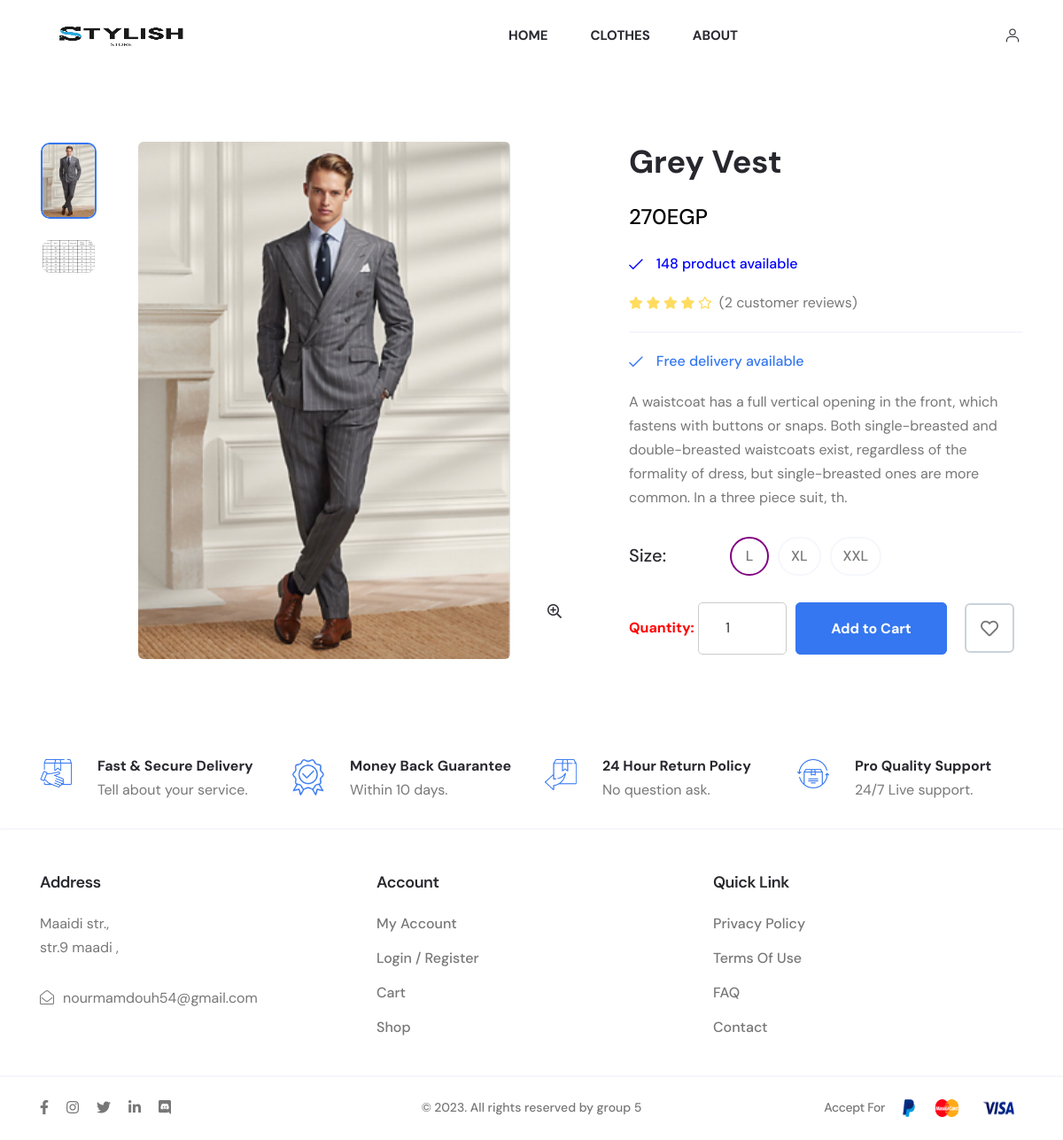
/web_user/fashionApp.php?act=detail_product&id=90, run on the app's committed database.
### tables this page shows
CREATE TABLE `tbl_product` (
  `id_product` int(6) NOT NULL,
  `product_name` varchar(255) NOT NULL,
  `quantity` int(11) NOT NULL DEFAULT 0,
  `product_img` varchar(50) NOT NULL,
  `product_prices` int(10) NOT NULL DEFAULT 0,
  `catalog_id` int(4) NOT NULL,
  `employee_entry` int(11) NOT NULL,
  `entry_date` date NOT NULL DEFAULT current_timestamp(),
  `sup_id` int(11) NOT NULL,
  `view` tinyint(4) NOT NULL DEFAULT 0,
  `special` tinyint(4) NOT NULL DEFAULT 0,
  `old_prices` int(11) NOT NULL DEFAULT 0,
  `description` varchar(255) NOT NULL,
  `size` varchar(5) NOT NULL DEFAULT 'L'
);

### model_user/productdb_user.php (called while the page is built, shortened)
<?php
function get_detail_product($id){
    $conn=connectdb();
    $stmt = $conn->prepare("SELECT * FROM tbl_product Where id_product =".$id);
    $stmt->execute();
    $kq=$stmt->fetchAll();
    return $kq;
}
?>

### web_user/detail_product.php (the view, shortened to what this page needs)
  <?php
    $i = 0;
    echo '
        <div class="axil-single-product-area axil-section-gap pb--0 bg-color-white">
            <div class="single-product-thumb mb--40">
                <div class="container">
                    <div class="row">
                        <div class="col-lg-7 mb--40">
                            <div class="row">
                                <div class="col-lg-10 order-lg-2">
                                    <div class="single-product-thumbnail-wrap zoom-gallery">
                                        <div class="single-product-thumbnail product-large-thumbnail-3 axil-product">
                                            <div class="thumbnail">
                                                <a href="../uploads/'.$detail_product[0]["product_img"].'" class="popup-zoom">
                                                    <img class="custom_img_detail" src="../uploads/'.$detail_product[0]["product_img"].'" alt="Product Images">
                                                </a>
                                            </div>
                                        </div>
                                        <div class="product-quick-view position-view">
                                            <a href="../uploads/'.$detail_product[0]["product_img"].'" class="popup-zoom">
                                                <i class="far fa-search-plus"></i>
                                            </a>
                                        </div>
                                    </div>
                                </div>
                                <div class="col-lg-2 order-lg-1">
                                    <div class="product-small-thumb-3 small-thumb-wrapper">
                                        <div class="small-thumb-img">
                                            <img src="../uploads/'.$detail_product[0]["product_img"].'" alt="thumb image">
                                        </div>
                                        <div class="small-thumb-img">
                                            <img src="../uploads/size.png" alt="thumb image">
                                        </div>
                                    </div>
                                </div>
                            </div>
                        </div>
                        <div class="col-lg-5 mb--40">
                            <div class="single-product-content">
                                <div class="inner">
                                    <h2 class="product-title">'.$detail_product[0]["product_name"].'</h2>
                                    <span class="price-amount">'.number_format($detail_product[0]["product_prices"]).'EGP</span>';
                                    if ($detail_product[0]["quantity"] == 0) {
                                        echo '
                                            <ul class="product-meta">
                                                <li style="color: red;"><i class="fal fa-times"></i>Run out of stock</li>
                                                <li style="color: red;"><i class="fal fa-times"></i>'.$detail_product[0]["quantity"].' product available</li>
                                            </ul>
                                        ';
                                    } else {
                                        echo '
                                            <ul class="product-meta">
                                                <li style="color: Blue;"><i class="fal fa-check"></i>'.$detail_product[0]["quantity"].' product available</li>
                                            </ul>
                                        ';
                                    }
                                    echo '
                                    <div class="product-rating">
                                        <div class="star-rating">
                                            <i class="fas fa-star"></i>
                                            <i class="fas fa-star"></i>
                                            <i class="fas fa-star"></i>
                                            <i class="fas fa-star"></i>
                                            <i class="far fa-star"></i>
                                        </div>
                                        <div class="review-link">
                                            <a href="#">(<span>2</span> customer reviews)</a>
                                        </div>
                                    </div>
                                    <ul class="product-meta">
                                        <li><i class="fal fa-check"></i>Free delivery available</li>
                                    </ul>
                                    <p class="description">'.$detail_product[0]["description"].'.</p>
                                    <div class="product-variations-wrapper">
                                        <div class="product-variation product-size-variation">
                                            <h6 class="title">Size:</h6>
                                            <ul class="range-variant">
                                                <li onclick="highlightSize(this)" class="active">'.$detail_product[0]["size"].'</li>
                                                <li onclick="highlightSize(this)">XL</li>
                                                <li onclick="highlightSize(this)">XXL</li>
                                            </ul>
                                        </div>
                                    </div>';
                                    echo '
                                    <div class="product-action-wrapper d-flex-center">
                                        <form id="slider_product_'.$i.'" action="fashionApp.php?act=add_cart" method="POST">
                                            <input type="hidden" value="'.$detail_product[0]["product_img"].'" name="img">
                                            <input type="hidden" value="'.$detail_product[0]["product_name"].'" name="name">
                                            <input type="hidden" value="'.$detail_product[0]["product_prices"].'" name="price">
                                            <input type="hidden" value="'.$detail_product[0]["id_product"].'" name="id">
                                            <input type="hidden" value="'.$detail_product[0]["size"].'" name="size">
                                            <label style="color: red; font-weight: bold;">Quantity:</label>
                                            <input style="height: 59.2px; border: 1px solid #ccc; border-radius: 5px; font-size: 16px; color: #333;
                                            width: 100px;" type="number" name="quantity" value="1"  min="1" max="'.$detail_product[0]["quantity"].'" placeholder="quantity"  oninput="limitInput(this)">
                                        </form>
                                        <ul class="product-action d-flex-center mb--0">';
                                            if ($detail_product[0]["quantity"] != 0) {
                                                echo '
                                                    <li class="add-to-cart"><a href="fashionApp.php?act=home" onclick="submitForm('.$i.')" class="axil-btn btn-bg-primary">Add to Cart</a></li>
                                                    <li class="wishlist"><a href="#" class="axil-btn wishlist-btn"><i class="far fa-heart"></i></a></li>
                                                ';
                                            } else {
                                                echo '
                                                <li class="add-to-cart" ><a style="background-color: grey; color: white;"href="#" class="axil-btn" >Out of stock</a></li>
                                                <li class="wishlist"><a href="#" class="axil-btn wishlist-btn"><i class="far fa-heart"></i></a></li>
                                                ';
                                            }
                                    echo '
                                        </ul>
                                    </div>
                                </div>
                            </div>
                        </div>
                    </div>
                </div>
            </div>
        </div>
    ';
?>

### web_user/detail_product.php (style rules this page uses)
.active { background-color: green; }

### data on the page
tbl_product: product_img (picture), product_name "Grey Vest", product_prices "270", quantity "148", description "A waistcoat has a full vertical opening in the front, which fastens with buttons or snaps. Both single-breasted and double-breasted waistcoats exist, regardless of the formality of dress, but single-breasted ones are more common. In a three piece suit, th", size "L"
